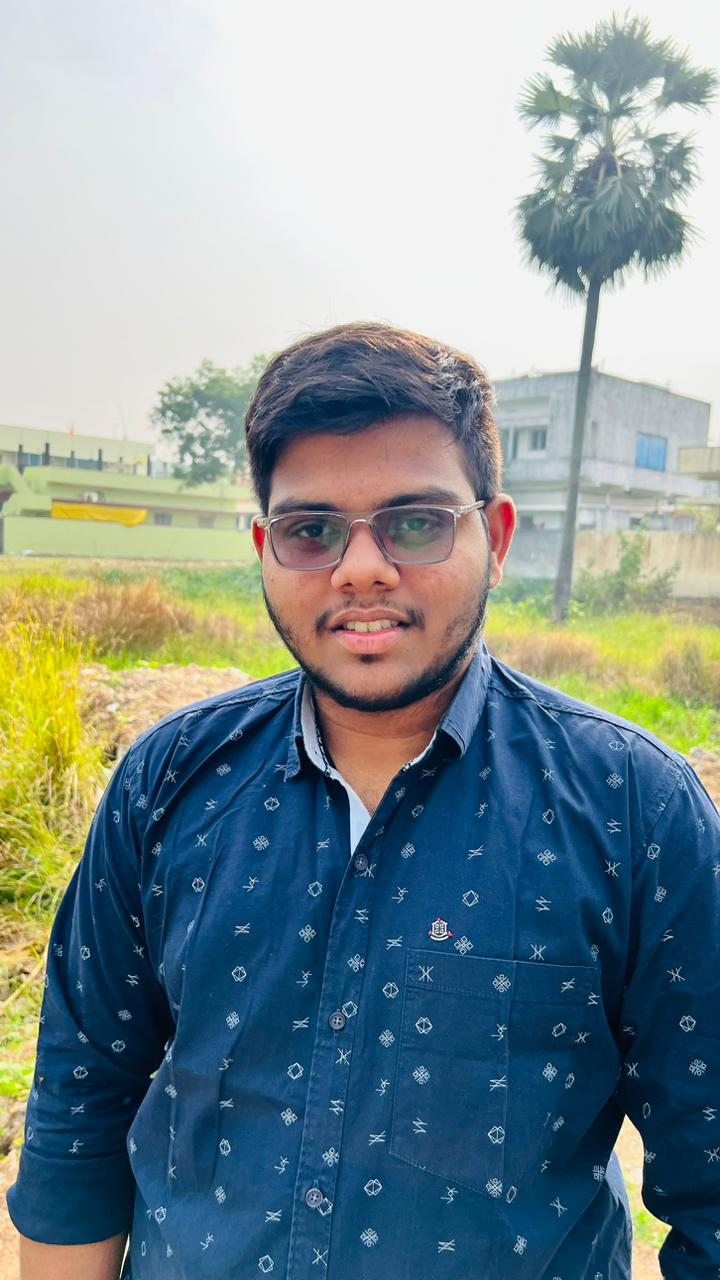
#> input picture OpenCv/mypic.jpg, 720 x 1280 px
$ python tut2.py
#> lines starting #> are read from the running program, lines starting #| are printed output that depends on the picture; after the words box and inside, x2 and y2 are one past the last pixel; in counts of white or black regions, pixels touching at a corner belong together
import cv2
import random

img = cv2.imread('mypic.jpg',-1)
#> img is the input picture: shape (1280, 720, 3); mean B, G, R 146.1, 143.9, 127.6
img2 = cv2.imread('new_img.jpg',0)
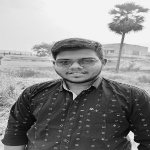
#> input picture OpenCv/new_img.jpg, 150 x 150 px
#> img2 is the input picture: shape (150, 150); min 6, max 248, mean 139.3
# this will make the image as an numpy array
print(type(img))
#| <class 'numpy.ndarray'>
print(img.shape)
#| (1280, 720, 3)

# for i in range(100):
#     for j in range(img.shape[1]):
#         img[i][j]= [random.randint(0,255),random.randint(0,255),random.randint(0,255)]

# Copying an image in other image

tag = img[500:700,400:700]
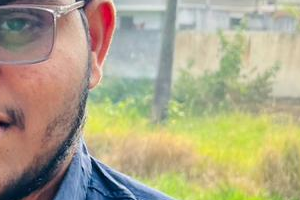
#> tag: shape (200, 300, 3); mean B, G, R 136.5, 166, 173.2
img[100:300,300:600] = tag
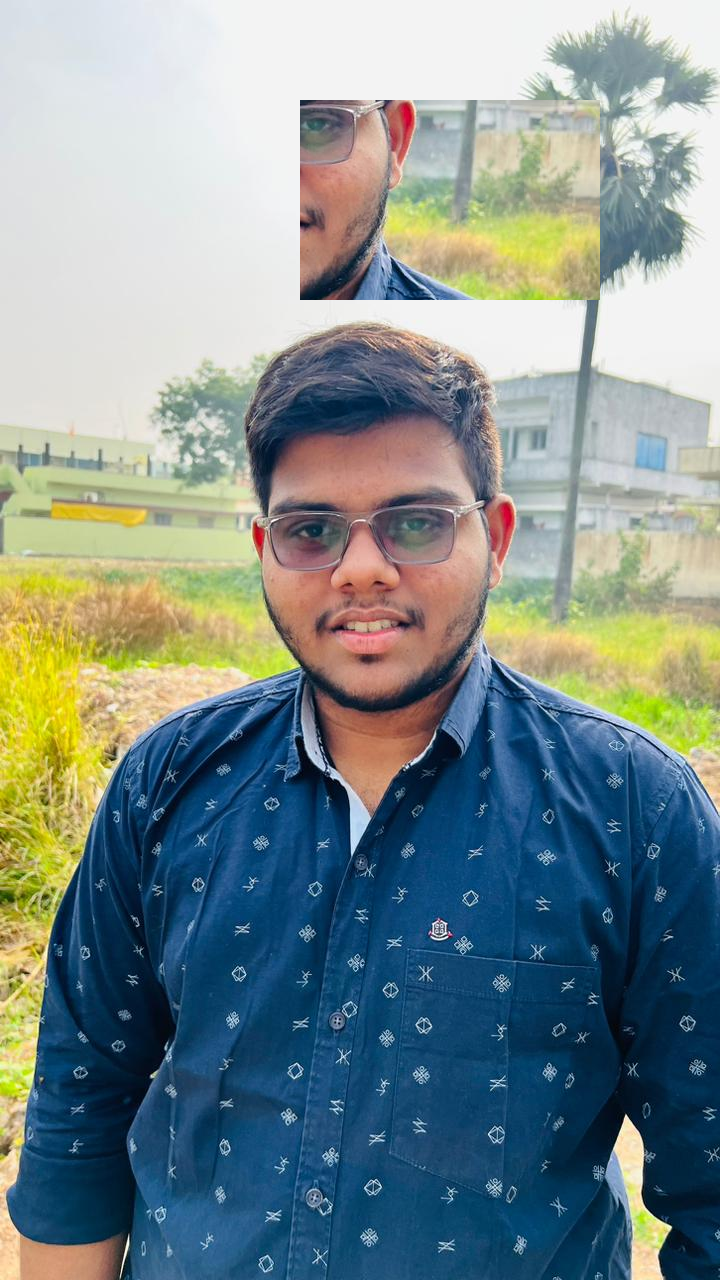
#> img: shape (1280, 720, 3); 6.51% of pixels changed, all inside (x1, y1, x2, y2) = (300, 100, 600, 300)

img3 = cv2.cvtColor(img2,cv2.COLOR_GRAY2RGB)

cv2.imshow('image',img3)
cv2.waitKey(0)
cv2.destroyAllWindows()
